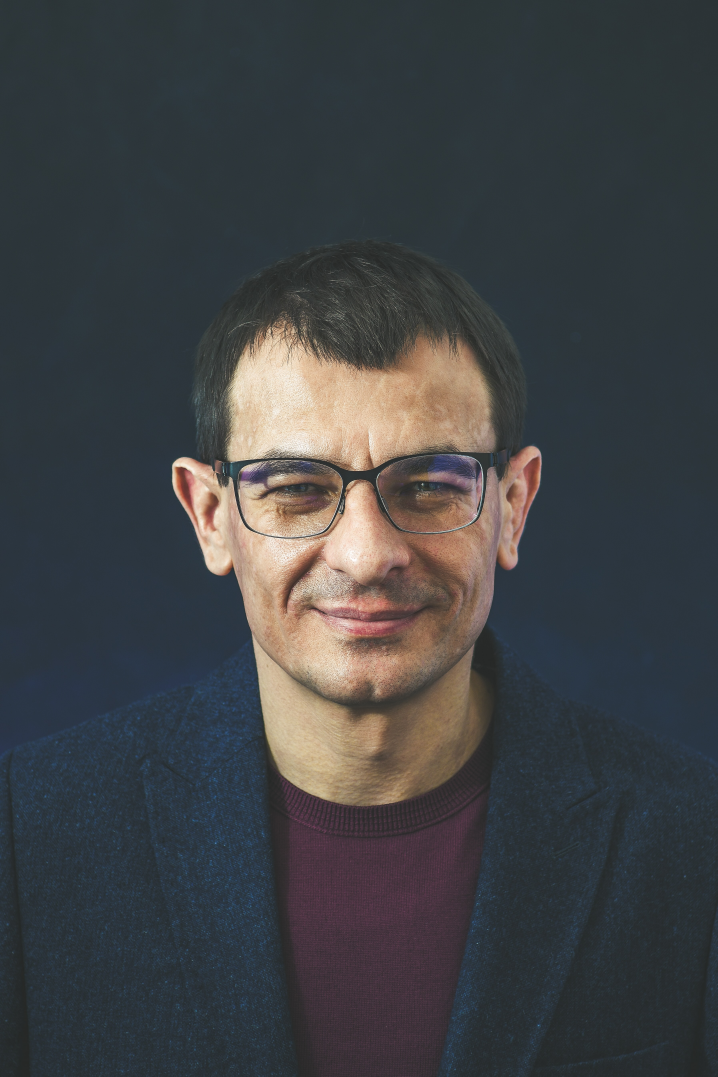
#> input picture images/3.jpg, 3588 x 5382 px (shown at 1/5 size)
$ python RescaleImage.py
#> lines starting #> are read from the running program, lines starting #| are printed output that depends on the picture
import cv2 as cv #pip install opencv-contribute

img = cv.imread('images/3.jpg') #reading image and putting into img @var
#> img is the input picture: shape (5382, 3588, 3); mean B, G, R 69.1, 66.6, 64.4

def rescalefream(frame,scale=0.75) :
#> called with scale = 0.1
    width = int(frame.shape[1] * scale)
#> width = 358
    height = int(frame.shape[0] * scale)
#> height = 538
    demination = (width,height)
#> demination = (358, 538)
    return cv.resize(frame, demination , interpolation=cv.INTER_AREA)
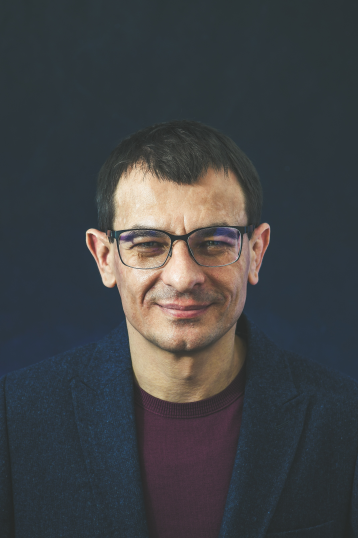
#> returned value: shape (538, 358, 3); mean of channels 0, 1, 2 69.1, 66.6, 64.4; drawn as B, G, R

frame_resied = rescalefream(img,scale=.1)
cv.imshow('Title' , frame_resied)
cv.waitKey(0) #wating for infinite Time

$ run again, with images/2.jpg copied over images/3.jpg
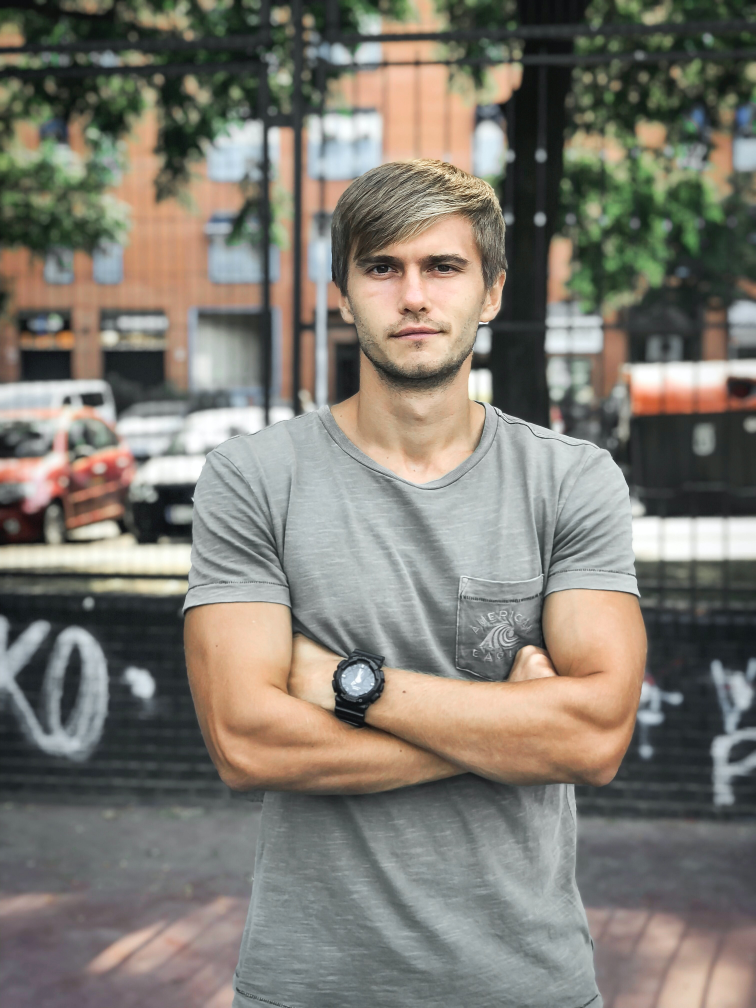
#> input picture images/2.jpg, 3024 x 4032 px (shown at 1/4 size)
#> img is the input picture: shape (4032, 3024, 3); mean B, G, R 113.6, 122.5, 126.7
#> in rescalefream, `return cv.resize(frame, demination , interpolation=cv.INTER_AREA)`:
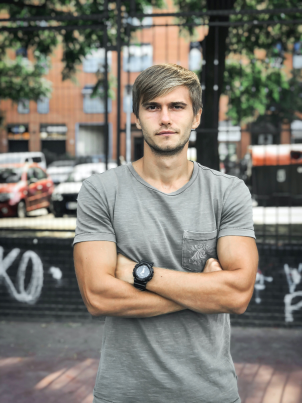
#> returned value: shape (403, 302, 3); mean of channels 0, 1, 2 113.6, 122.5, 126.7; drawn as B, G, R

$ run again, with images/4.jpg copied over images/3.jpg
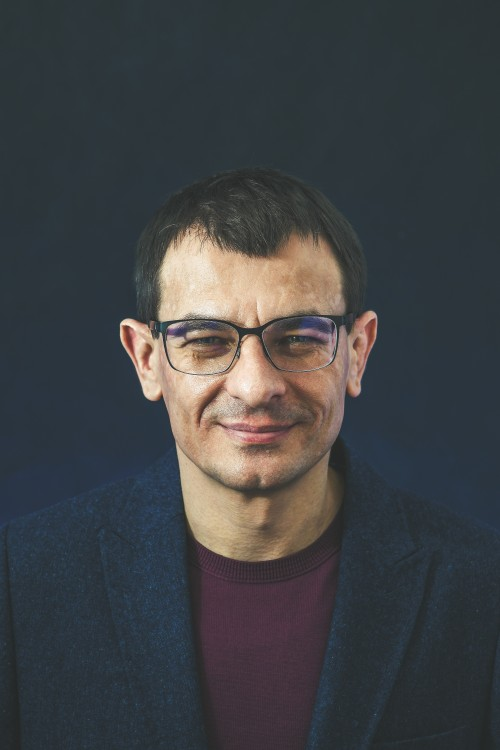
#> input picture images/4.jpg, 500 x 750 px
#> img is the input picture: shape (750, 500, 3); mean B, G, R 68.7, 66, 63.9
#> in rescalefream, `return cv.resize(frame, demination , interpolation=cv.INTER_AREA)`:
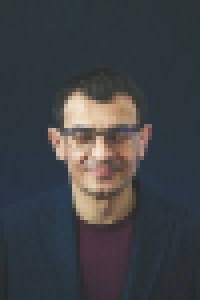
#> returned value: shape (75, 50, 3) (shown 4 times larger); mean of channels 0, 1, 2 68.7, 66, 63.9; drawn as B, G, R
